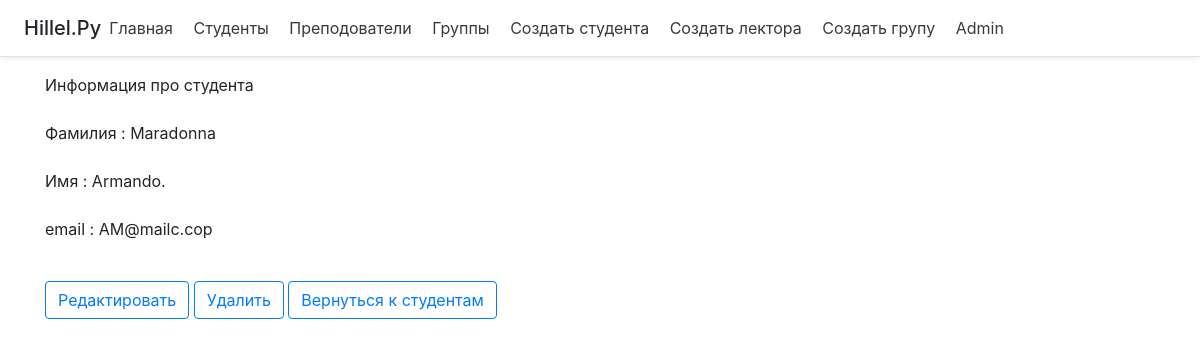
/student/35, run on the app's committed database.
### main/models.py (models this page shows, shortened)
class Student(models.Model):
    student_id = models.AutoField(primary_key=True)
    first_name = models.CharField('Имя студента', max_length=100)
    last_name = models.CharField('Фамилия студента', max_length=100)
    email = models.EmailField(max_length=250)

### main/views.py (the view)
# urls.py: path('student/<int:student_id>', views.shows_students, name='show_student'),
def shows_students(request, student_id):
    student = get_object_or_404(Student, student_id=student_id)
    return render(request, 'main/showstudent.html', {'student': student})

### main/templates/main/showstudent.html (shortened to what this page needs)
{%extends 'main/base.html'%}
{% block content  %}
Информация про студента
  <div>
        <p>
            <br>Фамилия : {{ student.last_name }} </br>
            <br>Имя : {{ student.first_name }}.</br>
            <br> email : {{ student.email }} </br>
        </p>
      <br> <a href="{% url 'edit_student' student_id=student.student_id %}">
                    <button type="submit" class="btn btn-outline-primary">Редактировать</button>
                </a>
      <a href="{% url 'delete_students' student_id=student.student_id %}">
                    <button type="submit" class="btn btn-outline-primary">Удалить</button>
                </a>
      <a href="{% url 'student' %}">
                    <button type="submit" class="btn btn-outline-primary">Вернуться к студентам</button>
                </a>
    </div>
{% endblock %}

### data on the page
Student: last_name "Maradonna", first_name "Armando", email "AM@mailc.cop"
